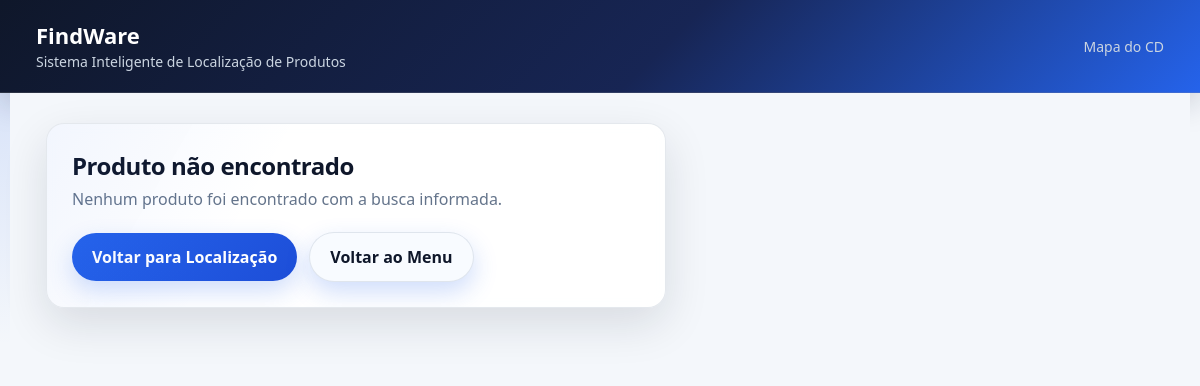
Page /mapa.php?busca=P002 on the earlier database version.
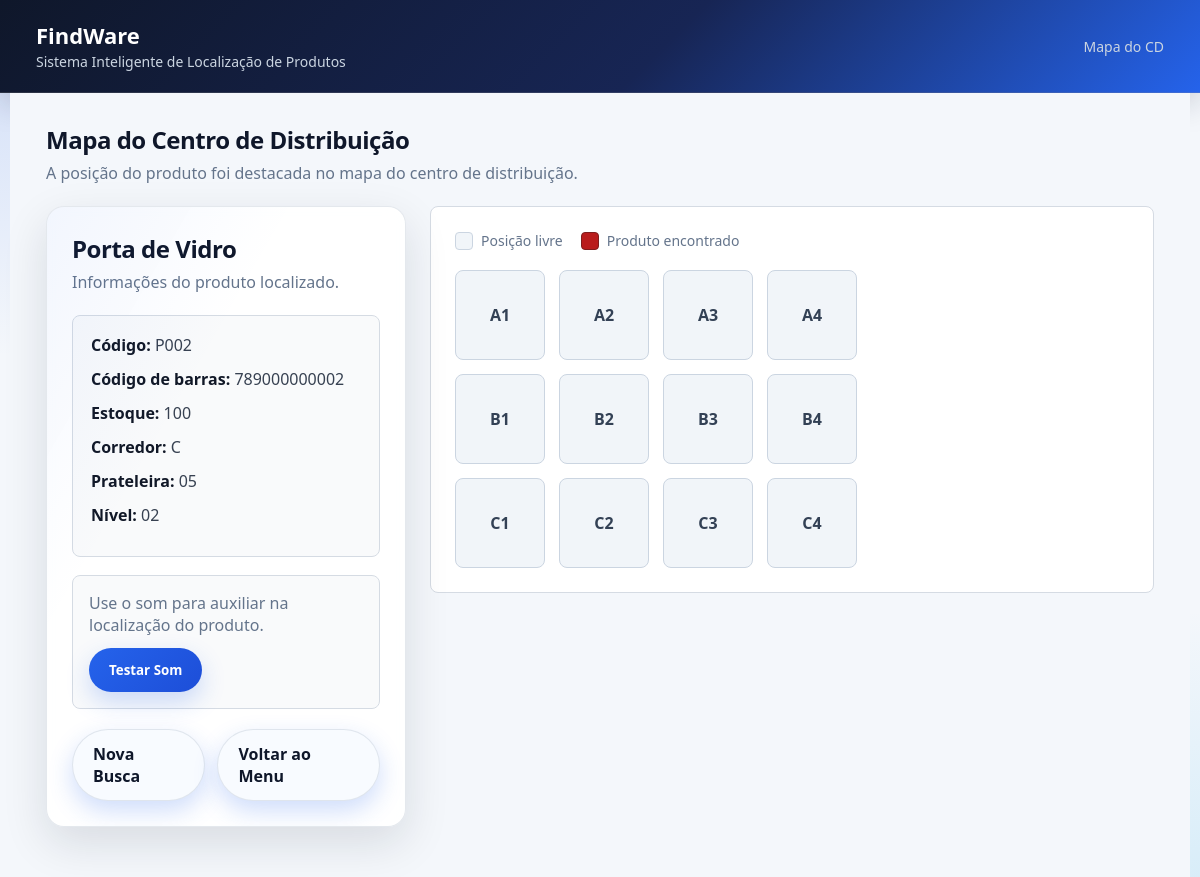
Same page on the later database version.
### tables this page shows
CREATE TABLE produtos (
    id INT AUTO_INCREMENT PRIMARY KEY,
    nome VARCHAR(150) NOT NULL,
    codigo VARCHAR(50) NOT NULL UNIQUE,
    codigo_barras VARCHAR(100) UNIQUE,
    corredor VARCHAR(10) NOT NULL,
    prateleira VARCHAR(10) NOT NULL,
    nivel VARCHAR(10) NOT NULL,
    estoque INT NOT NULL DEFAULT 0,
    criado_em TIMESTAMP DEFAULT CURRENT_TIMESTAMP
);

### conectar.php (called while the page is built, shortened)
<?php
function esc($conn, $valor) {
    return mysqli_real_escape_string($conn, trim($valor));
}
function h($valor) {
    return htmlspecialchars($valor, ENT_QUOTES, 'UTF-8');
}
?>

### mapa.php (the view, shortened to what this page needs)
<?php
include "conectar.php";
$busca = esc($conn, $_GET['busca'] ?? '');
$status = "";
$titulo = "";
$mensagem = "";
$produto = null;
if ($busca == '') {
    $status = "erro";
    $titulo = "Nenhum produto informado";
    $mensagem = "Volte para a tela de localização e informe um produto ou código.";
} else {
    $sql = "SELECT * FROM produtos
            WHERE codigo_barras = '$busca'
            OR codigo = '$busca'
            OR nome LIKE '%$busca%'";
    $resultado = mysqli_query($conn, $sql);
    if (!$resultado) {
        $status = "erro";
        $titulo = "Erro na consulta";
        $mensagem = mysqli_error($conn);
    } else {
        $produto = mysqli_fetch_assoc($resultado);
        if (!$produto) {
            $status = "erro";
            $titulo = "Produto não encontrado";
            $mensagem = "Nenhum produto foi encontrado com a busca informada.";
        } else {
            $status = "sucesso";
            $titulo = "Produto localizado";
            $mensagem = "A posição do produto foi destacada no mapa do centro de distribuição.";
            $corredorProduto = $produto['corredor'];
            $prateleiraProduto = $produto['prateleira'];
        }
    }
}
?>
<!DOCTYPE html>
<html lang="pt-BR">
<head>
<link rel="stylesheet" href="assets/style.css">
</head>
<body>
<div class="topo">
    <div>
        <h1>FindWare</h1>
        <span>Sistema Inteligente de Localização de Produtos</span>
    </div>
    <span>Mapa do CD</span>
</div>
<div class="container">
<?php if($status == "erro"){ ?>
    <div class="card erro-box">
        <div class="titulo">
            <h2><?php echo $titulo; ?></h2>
            <p><?php echo $mensagem; ?></p>
        </div>
        <div class="acoes">
            <a href="localizar.php" class="btn">Voltar para Localização</a>
            <a href="menu.php" class="btn btn-secundario">Voltar ao Menu</a>
        </div>
    </div>
<?php } else { ?>
    <div class="titulo">
        <h2>Mapa do Centro de Distribuição</h2>
        <p><?php echo $mensagem; ?></p>
    </div>
    <div class="layout-mapa">
        <div class="card">
            <div class="titulo">
                <h2><?php echo h($produto['nome']); ?></h2>
                <p>Informações do produto localizado.</p>
            </div>
            <div class="info-produto">
                <p><strong>Código:</strong> <?php echo h($produto['codigo']); ?></p>
                <p><strong>Código de barras:</strong> <?php echo h($produto['codigo_barras']); ?></p>
                <p><strong>Estoque:</strong> <?php echo h($produto['estoque']); ?></p>
                <p><strong>Corredor:</strong> <?php echo h($produto['corredor']); ?></p>
                <p><strong>Prateleira:</strong> <?php echo h($produto['prateleira']); ?></p>
                <p><strong>Nível:</strong> <?php echo h($produto['nivel']); ?></p>
            </div>
            <div class="audio-box">
                <p style="margin-bottom: 12px; color:#64748b;">
                    Use o som para auxiliar na localização do produto.
                </p>
                <button onclick="tocarSom()">Testar Som</button>
            </div>
            <div class="acoes">
                <a href="localizar.php" class="btn btn-secundario">Nova Busca</a>
                <a href="menu.php" class="btn btn-secundario">Voltar ao Menu</a>
            </div>
        </div>
        <div class="mapa-area">
            <div class="legenda">
                <div class="legenda-item">
                    <div class="quadrado-legenda"></div>
                    Posição livre
                </div>
                <div class="legenda-item">
                    <div class="quadrado-legenda ativo-legenda"></div>
                    Produto encontrado
                </div>
            </div>
            <div class="grade">
                <?php
                $corredores = ['A','B','C'];
                foreach($corredores as $corredor){
                    for($p = 1; $p <= 4; $p++){
                        $ativo = ($corredor == $corredorProduto && $p == $prateleiraProduto) ? "ativo" : "";
                        echo "<div class='posicao $ativo'>$corredor$p</div>";
                    }
                }
                ?>
            </div>
        </div>
    </div>
<?php } ?>
</div>
</body>
</html>

### assets/style.css (style rules this page uses)
* { margin: 0; padding: 0; box-sizing: border-box; font-family: 'Segoe UI', Roboto, Arial, sans-serif; }
:root { --bg: #f4f7fb; --topo: linear-gradient(135deg, #0f172a 0%, #172554 55%, #2563eb 100%); --card: rgba(255, 255, 255, 0.92); --card-secundario: #f8fbff; --texto: #0f172a; --texto-suave: #64748b; --texto-claro: #cbd5e1; --borda: rgba(148, 163, 184, 0.25); --input-bg: #ffffff; --input-borda: #cbd5e1; --botao: linear-gradient(135deg, #2563eb 0%, #1d4ed8 100%); --botao-hover: linear-gradient(135deg, #1d4ed8 0%, #1e40af 100%); --verde: #15803d; --vermelho: #b91c1c; --laranja: #d97706; --shadow: 0 16px 45px rgba(15, 23, 42, 0.12); }
body { background: radial-gradient(circle at top left, rgba(37, 99, 235, 0.18), transparent 24%), radial-gradient(circle at bottom right, rgba(14, 165, 233, 0.12), transparent 18%), var(--bg); color: var(--texto); min-height: 100vh; }
.container { max-width: 1180px; margin: 0 auto; }
.topo { min-height: 78px; background: var(--topo); color: white; display: flex; align-items: center; justify-content: space-between; padding: 20px 36px; border-bottom: 1px solid rgba(255,255,255,0.12); box-shadow: 0 10px 30px rgba(15, 23, 42, 0.18); }
.topo h1 { font-size: 22px; color: white; }
.topo span, .topo p { color: var(--texto-claro); font-size: 14px; }
.container { padding: 30px 36px; background: var(--bg); }
.titulo { margin-bottom: 22px; }
.titulo h2 { color: var(--texto); font-size: 24px; letter-spacing: -0.02em; }
.titulo p { color: var(--texto-suave); margin-top: 6px; }
.card, .area-menu, .card-indicador, .busca-sinal, .mapa-area, .info-produto, .qr-box, .scanner-box, .dicas, .resumo, .audio-box, .localizacao-destaque, .form-atualizar, .resultado-card { background: var(--card); border: 1px solid var(--borda); color: var(--texto); }
.card { border-radius: 18px; padding: 25px; margin-bottom: 20px; box-shadow: var(--shadow); backdrop-filter: blur(10px); position: relative; overflow: hidden; }
.card::before { content: ""; position: absolute; inset: 0; background: linear-gradient(120deg, rgba(37, 99, 235, 0.06), transparent 35%); pointer-events: none; }
button, .btn { background: var(--botao); color: white; border: none; padding: 13px 20px; border-radius: 999px; cursor: pointer; font-weight: 700; text-decoration: none; display: inline-block; box-shadow: 0 10px 24px rgba(37, 99, 235, 0.22); transition: transform 0.18s ease, box-shadow 0.18s ease; }
.btn-secundario, .voltar { background: var(--card-secundario); color: var(--texto); border: 1px solid var(--borda); }
.acoes { display: flex; gap: 12px; align-items: center; margin-top: 20px; }
.posicao { background: var(--card-secundario); border-color: var(--borda); color: var(--texto); }

### mapa.php (style rules this page uses)
.layout-mapa { display: grid; grid-template-columns: 360px 1fr; gap: 24px; align-items: start; }
.info-produto { background: #f9fafb; border: 1px solid #d5dbe3; border-radius: 8px; padding: 18px; }
.info-produto p { margin-bottom: 12px; color: #374151; }
.info-produto strong { color: #111827; }
.mapa-area { background: white; border: 1px solid #d5dbe3; border-radius: 8px; padding: 24px; }
.legenda { display: flex; gap: 18px; margin-bottom: 20px; font-size: 14px; color: #64748b; }
.legenda-item { display: flex; align-items: center; gap: 8px; }
.quadrado-legenda { width: 18px; height: 18px; border-radius: 4px; border: 1px solid #cbd5e1; background: #f1f5f9; }
.quadrado-legenda.ativo-legenda { background: #b91c1c; border-color: #7f1d1d; }
.grade { display: grid; grid-template-columns: repeat(4, 90px); gap: 14px; }
.posicao { width: 90px; height: 90px; background: #f1f5f9; border: 1px solid #cbd5e1; border-radius: 8px; display: flex; align-items: center; justify-content: center; font-weight: bold; color: #334155; transition: 0.2s; }
.audio-box { margin-top: 18px; padding: 16px; background: #f9fafb; border: 1px solid #d5dbe3; border-radius: 8px; }
.erro-box { max-width: 620px; }

Differences in the rows shown:
now on this page (row edited): produtos: nome "Porta de Vidro", codigo "P002", codigo_barras "789000000002", estoque "100", corredor "C", prateleira "05", nivel "02"
changed produtos: corredor empty → "C" (drawn)
Other differences:
$mensagem: (not shown) → "A posição do produto foi destacada no mapa do centro de distribuição."
$titulo: "Produto não encontrado" → (not shown)
$mensagem: "Nenhum produto foi encontrado com a busca informada." → (not shown)
text no longer shown: "Voltar para Localização"
text now shown: "Mapa do Centro de Distribuição Informações do produto localizado. Código: Código de barras: Estoque: Corredor: Prateleira: Nível: Use o som para auxiliar na localização do produto. Testar Som Nova Busca Posição livre Produto encontrado"
new list line: "A 1 A 2 A 3 A 4"
new list line: "B 1 B 2 B 3 B 4"
new list line: "C 1 C 2 C 3 C 4"
